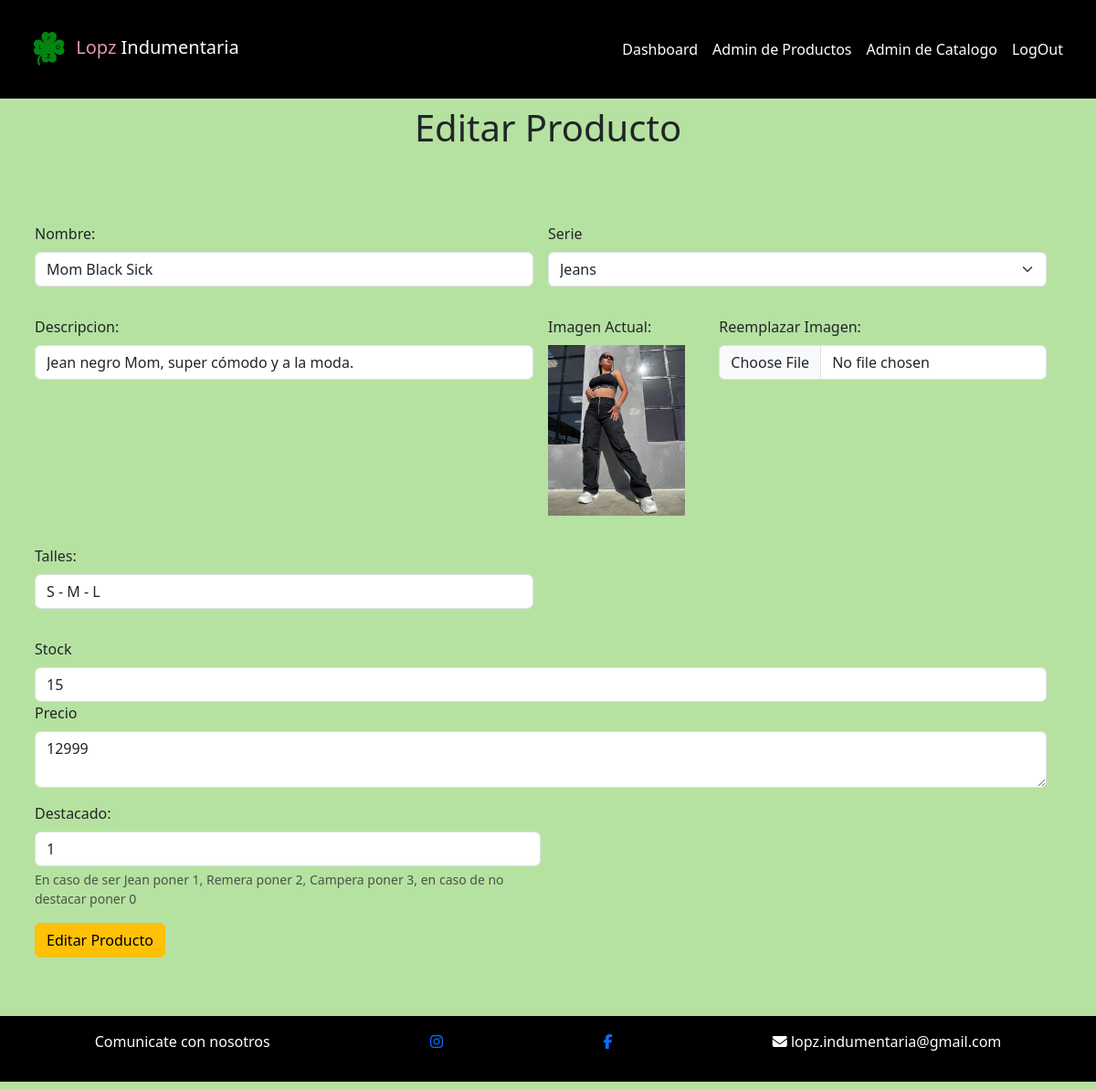
The page /admin/index.php?sec=edit_productos&id=1 (signed in) on the database its author committed.
### tables this page shows
CREATE TABLE `productos` (
  `id` int(11) NOT NULL,
  `nombre` varchar(200) NOT NULL,
  `id_catalogo` int(11) NOT NULL,
  `descripcion` varchar(500) NOT NULL,
  `talles` varchar(50) NOT NULL,
  `stock` int(11) NOT NULL,
  `imagen` varchar(500) NOT NULL,
  `precio` int(11) NOT NULL,
  `destacado` int(11) NOT NULL
);

CREATE TABLE `catalogo` (
  `id` int(11) NOT NULL,
  `nombre` varchar(200) NOT NULL
);

### classes/Producto.php (called while the page is built, shortened)
<?php
    class Producto{
        protected $id;
        protected $nombre;
        protected $id_catalogo;
        protected $descripcion;
        protected $talles;
        protected $stock;
        protected $imagen;
        protected $precio;
        protected $destacado;
        public function producto_x_id(int $idProducto){
             $conexion = (new Conexion())->getConexion();
             $query = "SELECT * FROM productos WHERE id = :idProducto";
             $PDOStatment = $conexion->prepare($query);
             $PDOStatment->setFetchMode(PDO::FETCH_CLASS, self::class);
             $PDOStatment->execute(
                 [
                     'idProducto' => $idProducto
                 ]
             );
             $resultado = $PDOStatment->fetch();
             return $resultado;
        }
        public function getId()
        {
                return $this->id;
        }
        public function getNombre()
        {
                return $this->nombre;
        }
        public function getId_catalogo()
        {
                return $this->id_catalogo;
        }
        public function getDescripcion()
        {
                return $this->descripcion;
        }
        public function getTalles()
        {
                return $this->talles;
        }
        public function getStock()
        {
                return $this->stock;
        }
        public function getImagen()
        {
                return $this->imagen;
        }
        public function getPrecio()
        {
                return $this->precio;
        }
        public function getDestacado()
        {
                return $this->destacado;
        }
    }
?>

### classes/Catalogo.php (called while the page is built, shortened)
<?php
class Catalogo
{
    protected $id;
    protected $nombre;
    public function catalogo_completo(): array
    {
        $conexion = (new Conexion())->getConexion();
        $query = "SELECT * FROM catalogo";
        $PDOStatment = $conexion->prepare($query);
        $PDOStatment->setFetchMode(PDO::FETCH_CLASS, self::class);
        $PDOStatment->execute();
        $resultado = $PDOStatment->fetchAll();
        return $resultado;
    }
    public function getId()
    {
        return $this->id;
    }
    public function getNombre()
    {
        return $this->nombre;
    }
}

### admin/views/edit_productos.php (the view, shortened to what this page needs)
<?php
    $id = $_GET['id'] ?? FALSE;
    $producto = (new Producto())->producto_x_id($id);
    $categoria = (new Catalogo())->catalogo_completo();
?>
<div class="row -my-5">
    <div class="col">
            <h1 class="text-center mb-5">Editar Producto</h1>
            <div class="row mb-5 d-flex align-items-center">
                  <form class="row g-3" action="actions/edit_productos_acc.php?id=<?= $producto->getId()  ?>"  method="POST" enctype="multipart/form-data">
                        <div class="col-6 mb-3">
                            <label class="form-label" for="nombre">Nombre:</label>
                            <input type="text" class="form-control" name="nombre" id="nombre" value="<?= $producto->getNombre() ?>"  required>
                        </div>
                        <div class="col-6 mb-3">
                            <label class="form-label" for="id_serie">Serie</label>
                            <select class="form-select" name="id_serie" id="id_serie">
                                <?php foreach($categoria as $c){ ?>
                                        <option value="<?= $c->getId() ?>" <?= $c->getId() == $producto->getId_catalogo() ? "selected" : ""?>><?= $c->getNombre()?></option>
                                <?php } ?>
                            </select>
                        </div>
                        <div class="col-6 mb-3">
                            <label class="form-label" for="descripcion">Descripcion:</label>
                            <input type="text" class="form-control" name="descripcion" id="descripcion" value="<?= $producto->getDescripcion() ?>" required>
                        </div>
                        <div class="col-2 mb-3">
                            <label class="form-label" for="imagen">Imagen Actual:</label>
                            <img width="150px" src="../img/<?= $producto->getImagen()?>" alt="" class="img-fluid">
                        </div>
                        <div class="col-4 mb-3">
                            <label class="form-label" for="imagen">Reemplazar Imagen:</label>
                            <input type="file" class="form-control" name="imagen" id="imagen">
                        </div>
                        <div class="col-6 mb-3">
                            <label class="form-label" for="talles">Talles:</label>
                            <input type="text" class="form-control" name="talles" id="talles"required  value="<?= $producto->getTalles() ?>">
                        </div>
                        <div class="col-12 mb-3">
                            <label class="form-label" for="stock">Stock</label>
                            <input type="number" class="form-control" name="stock" id="stock" value="<?= $producto->getStock() ?>"  required>
                        <div class="col-12 mb-3">
                            <label class="form-label" for="precio">Precio</label>
                            <textarea name="precio" id="precio" class="form-control"><?= $producto->getPrecio() ?></textarea>
                        </div>
                        <div class="col-6 mb-3">
                            <label class="form-label" for="destacado">Destacado:</label>
                            <input type="text" class="form-control" name="destacado" id="destacado"required  value="<?= $producto->getDestacado() ?>">
                            <div class="form-text">En caso de ser Jean poner 1, Remera poner 2, Campera poner 3, en caso de no destacar poner 0</div>
                        </div>
                        <button type="submit" class="btn btn-warning">Editar Producto</button>
                </form>
            </div>
    </div>
</div>

### rows shown on the page
productos: nombre "Mom Black Sick", id_serie "Jeans", descripcion "Jean negro Mom, super cómodo y a la moda.", imagen (picture), talles "S - M - L", stock "15", precio "12999", destacado "1"
